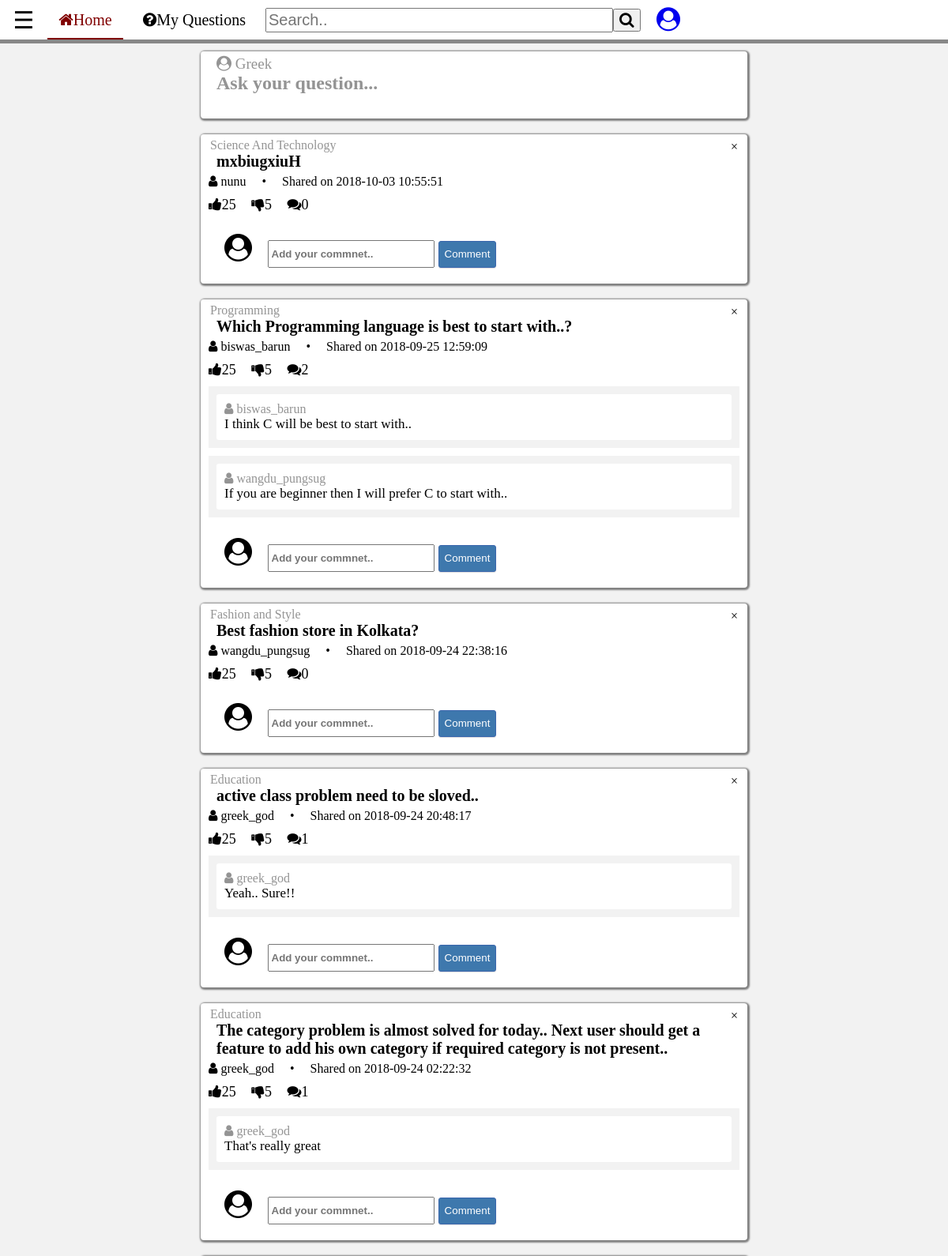
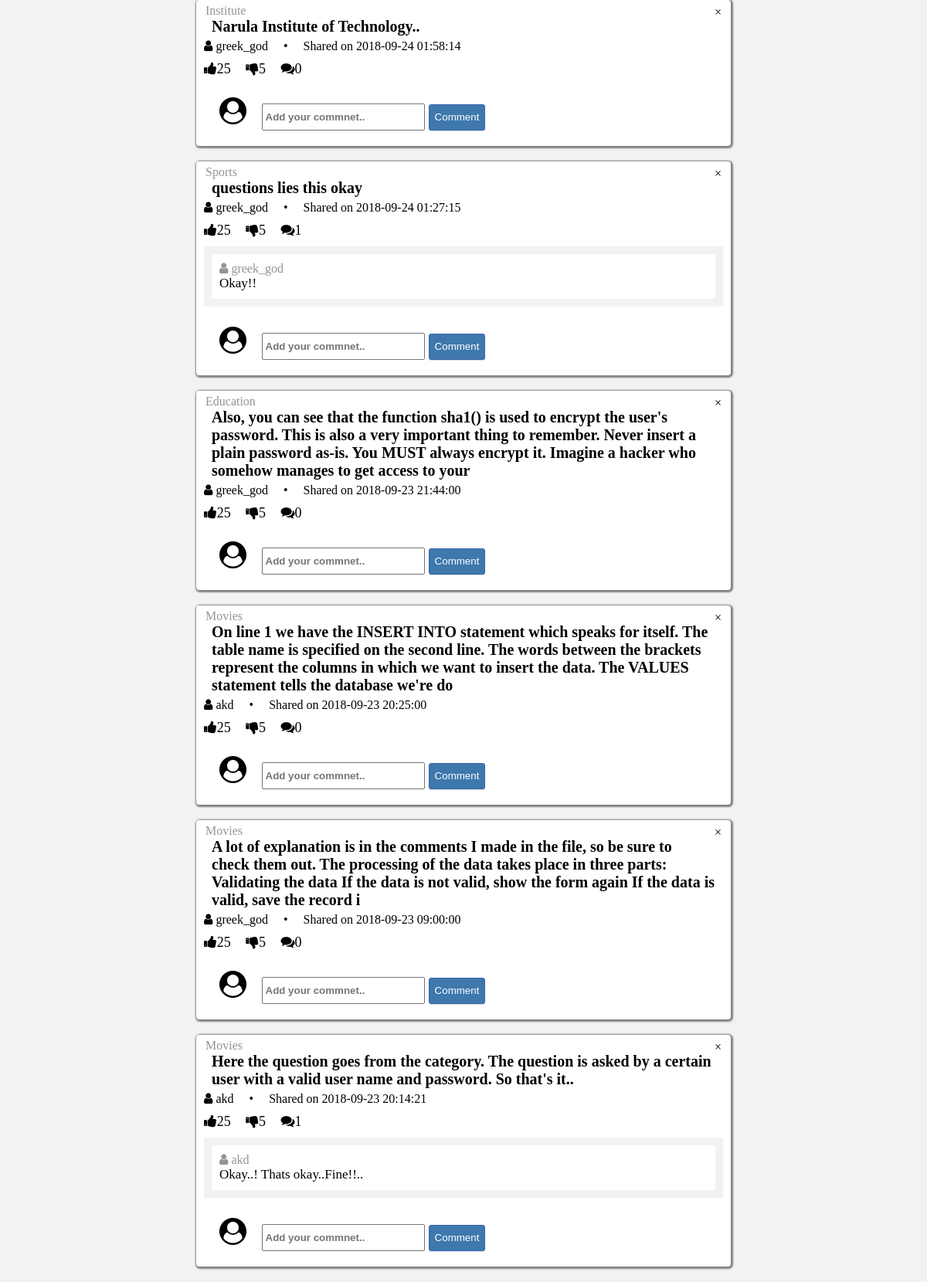
/ (signed in), run on the app's committed database (2 pictures, top to bottom).
### tables this page shows
CREATE TABLE `categories` (
  `cat_id` int(8) NOT NULL,
  `cat_name` varchar(255) NOT NULL,
  `cat_description` varchar(255) NOT NULL
);

CREATE TABLE `topics` (
  `topic_id` int(8) NOT NULL,
  `topic_subject` text NOT NULL,
  `topic_date` datetime NOT NULL,
  `topic_cat` int(8) NOT NULL,
  `topic_by` int(8) NOT NULL
);

CREATE TABLE `users` (
  `user_id` int(255) NOT NULL,
  `user_name` varchar(255) NOT NULL,
  `user_pass` varchar(255) NOT NULL,
  `user_email` varchar(255) NOT NULL,
  `user_date` datetime NOT NULL,
  `user_level` int(11) NOT NULL,
  `first_name` varchar(255) NOT NULL,
  `last_name` varchar(255) NOT NULL,
  `ph_no` varchar(255) NOT NULL
);

CREATE TABLE `replies` (
  `reply_id` int(8) NOT NULL,
  `reply_content` text NOT NULL,
  `reply_date` datetime NOT NULL,
  `reply_topic` int(8) NOT NULL,
  `reply_by` int(8) NOT NULL
);

### index.php (the view, shortened to what this page needs)
<?php
include 'header.php';
include 'connect.php';
?>
	<center>
	<div class="page-wrapper" >
		<div>
			<div class="asklbl">
				<div class="userwithname"><i class="fa fa-user-circle"></i>&nbsp;<?php echo $_SESSION['fname']; ?></div>
				<div>
					<p class="ask-lbl-space" onclick="openfullscrnask()"><b>Ask your question...</b> </p>
				</div>
			</div>
		</div>
		<?php
			$qry = mysqli_query($con,"SELECT * FROM topics ORDER BY topic_id DESC");
			while($res = mysqli_fetch_assoc($qry)){?>
		<div class="feed-post" id="feed-post">
			<div class="feed-post-cat">
				<span class="post-cat-name">
					<?php
						$top_cat = $res['topic_cat'];
						$topcat = mysqli_query($con,"SELECT * FROM categories WHERE cat_id ='$top_cat'");
						while($restopcat = mysqli_fetch_assoc($topcat)){
							echo $restopcat['cat_name'];
						}
					?>
				</span>
				<span class="post-dismiss" onclick="closefeed()">×</span>
			</div>
			<div class="feed-post-ques">
				<?php echo $res['topic_subject']; ?>
			</div>
			<div class="feed-post-by">
				<span class="fa fa-user"></span>
				<span class="post-by-name">
					<?php
						$pstby = $res['topic_by'];
						$pstby =mysqli_query($con,"SELECT * FROM users WHERE user_id ='$pstby'");
						while($respstby = mysqli_fetch_assoc($pstby)){
							echo $respstby['user_name'];
						}
					?>
				</span>
				<span class="dot">&emsp;&bull;&emsp;</span>
				<span class="post-date">Shared on <?php echo $res['topic_date']; ?></span>
			</div>
			<?php
				$topicid = $res['topic_id'];
				$rplysql = "SELECT * FROM replies WHERE reply_topic='$topicid'";
				$rplyqry = mysqli_query($con,$rplysql);
				$cmntcount = mysqli_num_rows($rplyqry);
				?>
			<div class="post-like">
				<span class="pl fa fa-thumbs-up">25</span>
				<span class="pl fa fa-thumbs-down">5</span>
				<span class="pl fa fa-comments"><?php echo $cmntcount; ?></span>
			</div>
			<?php while($resrply = mysqli_fetch_assoc($rplyqry)){ ?>
			<div class="cmnts-done-wrapper">
				<div class="cmnt-done">
					<div class="name-cmnter"><i class="fa fa-user"></i>
						<?php
							$rplyusr = $resrply['reply_by'];
							$rplyby = mysqli_query($con,"SELECT * FROM users WHERE user_id='$rplyusr'");
							while($resrplyby = mysqli_fetch_assoc($rplyby)){
							echo $resrplyby['user_name'];
							}
						?>
					</div>
					<div class="cmnter-cntnt"><?php echo $resrply['reply_content']; ?></div>
				</div>
			</div>
			<?php } ?>
			<div class="post-cmnt-section">
					<span class="my-icon"><i class="fa fa-user-circle"></i></span>
					<span class="cmnt-box">
							<input type="text" placeholder="Add your commnet.." class="cmnt-place">
							<button type="submit" class="cmnt-reply-btn">Comment</button>
					</span>
			</div>
		</div>
		<?php	}
		?>
	</div>
	</center>
<?php
include'footer.php';
?>

### header.php (shortened to what this page needs)
<!DOCTYPE html>
<html>
<head>
	<link rel="stylesheet" type="text/css" href="style.css">
	<link rel="stylesheet" href="https://cdnjs.cloudflare.com/ajax/libs/font-awesome/4.7.0/css/font-awesome.min.css">
</head>
<body>
	<header>
	<div class="wrapper">
		<button class="openbtn" onclick="openNav()">&#9776;</button>
		<a class="home activecls" id="home" href="home.php" onclick="homeactive()"><i class="fa fa-home"></i>Home</a>
		<a class="myques" id="myquest" href="myques.php" onclick="myquesactive()"><i class="fa fa-question-circle"></i>My Questions</a>
		<span class="search-container">
			<form method="POST" class="form-search">
			<input type="text" name="search" placeholder="Search.." class="search-name"><button type="submit" class="search-btn"><i class="fa fa-search"></i></button>
			</form>
		</span>
		<a class="account" href="account.php"><i class="fa fa-user-circle"></i></a>
	</div>
	</header>
	<div class="content">

### footer.php (shortened to what this page needs)
	</div>
</body>
</html>

### style.css (style rules this page uses)
body { margin: 0px; padding: 0px; background-color: #f2f2f2; }
.wrapper { position: fixed; display: inline-flex; width: 100%; height: 50px; background-color: white; font-weight: 500; font-size: 20px; line-height: 50px; box-shadow:0px 5px #888888; }
.openbtn { background: none; border:none; width: 5%; font-size: 30px; }
.home { width: 8%; text-align: center; align-content: center; text-decoration: none; color: inherit; }
.myques { width: 15%; text-align: center; text-decoration:none; color:inherit; }
.search-container { width: 40%; display: inline-flex; }
.form-search { width: 100%; align-content: center; height: 30px; }
.search-name { width: 90%; height: 25px; font-size: 20px; }
.search-btn { font-size: 20px; }
.account { width: 5%; font-size: 30px; text-align: center; }
.content { padding-top: 65px; }
.activecls { color: maroon; border-bottom: 2px solid maroon; }
.page-wrapper { width: 70%; margin: auto; }
.asklbl { margin: 0px; margin-bottom: 20px; padding-top: 5px; padding-left: 10px; padding-right: 10px; width: 80%; height: 80px; border-radius: 4px; background-color: #ffff; box-shadow: 1px 1px 2px 2px gray; }
.userwithname { font-size: 19px; margin-left: 10px; margin-bottom: 0px; text-align: left; color: #949494; }
.ask-lbl-space { font-weight: 200px; font-size: 24px; font-family: q_serif; text-align: left; margin: 0px; width: 100%; padding-left: 10px; color: #949494; }
.feed-post { width: 80%; margin: 0px; margin-bottom: 20px; padding-top: 5px; padding-left: 10px; padding-right: 10px; background-color: #ffffff; border-radius: 4px; box-shadow: 1px 1px 2px 2px gray; }
.feed-post-cat { width: 100%; text-align: left; }
.post-cat-name { color: #949494; margin: 2px; }
.post-dismiss { color: inherit; height: 100%; margin: 2px; float: right; }
.feed-post-ques { width: 100%; margin-bottom: 5px; padding-left: 10px; padding-right: 10px; color: black; text-align: left; font-weight: 700; font-family: Georgia; font-size: 20px; }
.feed-post-by { text-align: left; font-size: 16px; margin-bottom: 10px; font-weight: 400; font-family: Times New Roman; }
.post-like { text-align: left; font-size: 18px; margin-bottom: 10px; }
.pl { margin-right: 15px; }
.cmnts-done-wrapper { display: non e; background-color: #f2f2f2; padding: 10px; padding-bottom: 5px; margin-bottom: 10px; }
.cmnt-done { padding: 10px; background-color: white; text-align: left; border-radius: 3px; margin-bottom: 5px; }
.name-cmnter { color: #949494; }
.cmnter-cntnt { font-size: 17px; }
.post-cmnt-section { text-align: left; width: 100%; padding: 15px; padding-bottom: 20px; padding-left: 20px; font-size: 18px; }
.cmnt-box { margin-left: 15px; }
.cmnt-place { width: 30%; padding: 3px; height: 25px; font-weight: 600; }
.cmnt-reply-btn { box-sizing: border-box; border-radius: 3px; box-shadow: 0 1px 1px 0 rgba(200,200,200,0.2); display: inline-block; font-weight: 500; outline: 0; padding: 3px 7px 4px 7px; text-align: center; text-decoration: none; cursor: pointer; background: #3e78ad; color: #fff; border: 1px solid #3a66ad; box-shadow: 0 1px 1px 0 rgba(200,200,200,0.6); height: 34px; }
.my-icon { font-size: 35px; }

### data on the page
topics: topic_subject "mxbiugxiuH", topic_date "2018-10-03 10:55:51", cmntcount "0"
categories: cat_name "Science And Technology"
users: user_name "nunu"
topics: topic_subject "Which Programming language is best to start with..?", topic_date "2018-09-25 12:59:09", cmntcount "2"
categories: cat_name "Programming"
users: user_name "biswas_barun"
replies: reply_content "I think C will be best to start with.."
replies: reply_content "If you are beginner then I will prefer C to start with.."
users: user_name "wangdu_pungsug"
topics: topic_subject "Best fashion store in Kolkata?", topic_date "2018-09-24 22:38:16", cmntcount "0"
categories: cat_name "Fashion and Style"
topics: topic_subject "active class problem need to be sloved..", topic_date "2018-09-24 20:48:17", cmntcount "1"
categories: cat_name "Education"
users: user_name "greek_god"
replies: reply_content "Yeah.. Sure!!"
topics: topic_subject "The category problem is almost solved for today.. Next user should get a feature to add his own category if required category is not present..", topic_date "2018-09-24 02:22:32", cmntcount "1"
replies: reply_content "That's really great"
topics: topic_subject "Narula Institute of Technology..", topic_date "2018-09-24 01:58:14", cmntcount "0"
categories: cat_name "Institute"
topics: topic_subject "questions lies this okay", topic_date "2018-09-24 01:27:15", cmntcount "1"
categories: cat_name "Sports"
replies: reply_content "Okay!!"
topics: topic_subject "Also, you can see that the function sha1() is used to encrypt the user's password. This is also a very important thing to remember. Never insert a plain password as-is. You MUST always encrypt it. Imagine a hacker who somehow manages to get access to your", topic_date "2018-09-23 21:44:00", cmntcount "0"
topics: topic_subject "On line 1 we have the INSERT INTO statement which speaks for itself. The table name is specified on the second line. The words between the brackets represent the columns in which we want to insert the data. The VALUES statement tells the database we're do", topic_date "2018-09-23 20:25:00", cmntcount "0"
categories: cat_name "Movies"
users: user_name "akd"
topics: topic_subject "A lot of explanation is in the comments I made in the file, so be sure to check them out. The processing of the data takes place in three parts: Validating the data If the data is not valid, show the form again If the data is valid, save the record i", topic_date "2018-09-23 09:00:00", cmntcount "0"
topics: topic_subject "Here the question goes from the category. The question is asked by a certain user with a valid user name and password. So that's it..", topic_date "2018-09-23 20:14:21", cmntcount "1"
replies: reply_content "Okay..! Thats okay..Fine!!.."

### other printed values
$_SESSION['fname'] "Greek"
